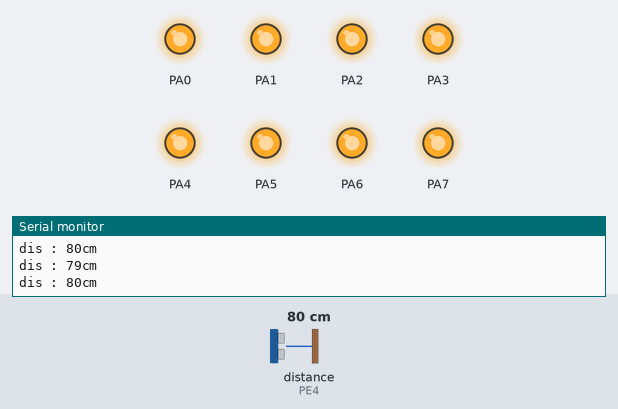
Simulated run of this program. Board: ATmega128, built with avr-gcc and emulated at 16 MHz. On the bench: output pins drawn as LEDs (lit = HIGH), the last lines printed to the serial monitor. Wiring (inferred from the names in the program): ultrasonic range finder: trigger PG4; echo PE4. Dashed ring = blinking. The inputs (shaded band) are chosen by the test bench; at power-on: distance to the obstacle (sensor on PE4) 80 cm. The echo pulse lasts 58.3 µs per cm; pins used as bus, display or sensor lines are not drawn.

Above: at 1.2 s.
1.3 s: distance to the obstacle (sensor on PE4) set to 2 cm
At 2.5 s:
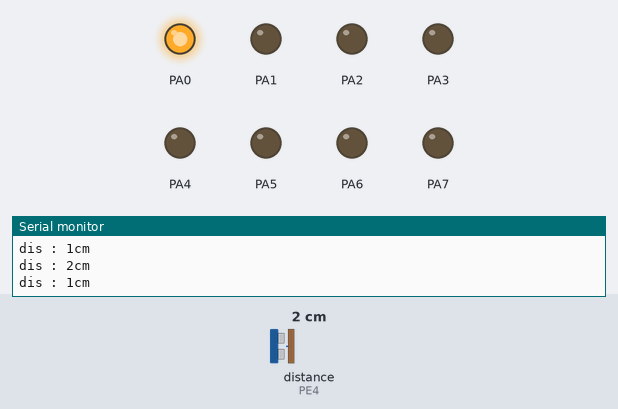
2.8 s: distance to the obstacle (sensor on PE4) set to 4 cm
At 3.4 s:
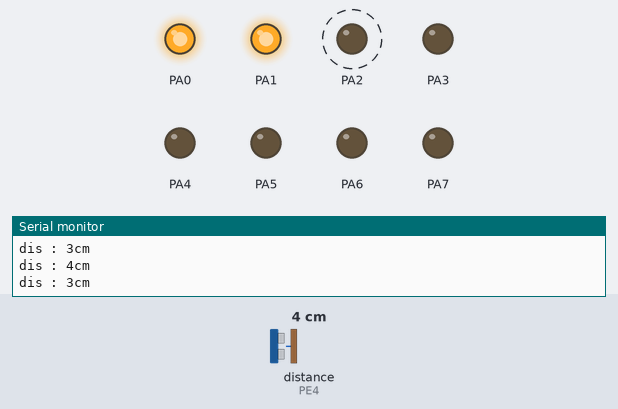
5.8 s: distance to the obstacle (sensor on PE4) set to 9 cm
At 7.0 s:
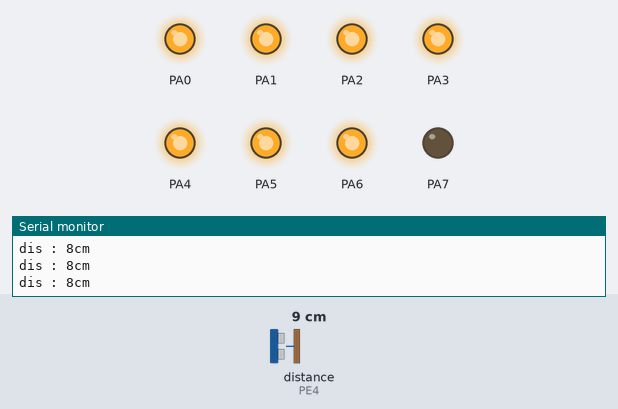
7.3 s: distance to the obstacle (sensor on PE4) set to 3 cm
At 7.8 s:
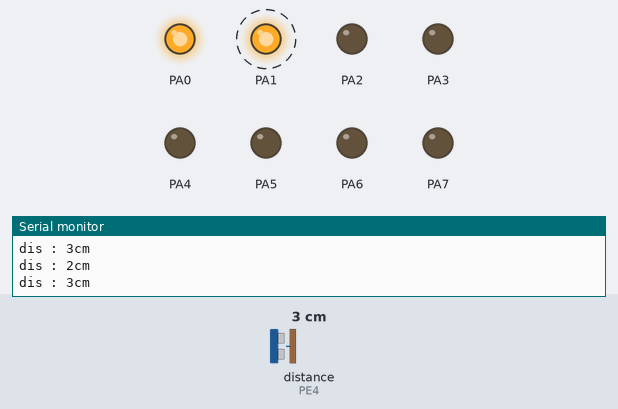
10.3 s: distance to the obstacle (sensor on PE4) set to 8 cm
At 11.5 s:
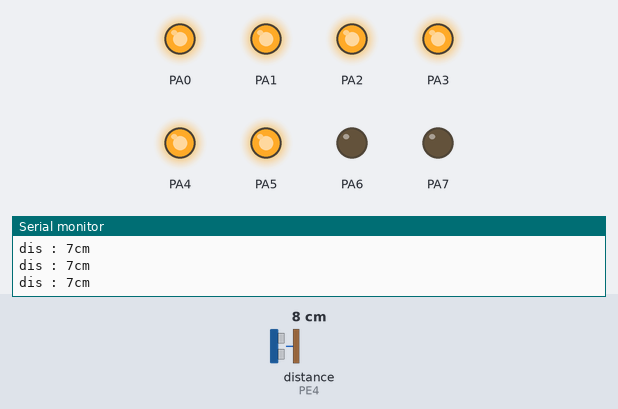
11.8 s: distance to the obstacle (sensor on PE4) set to 35 cm
At 12.8 s:
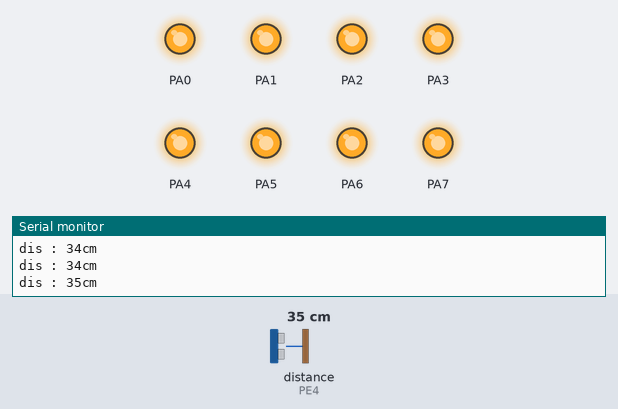
Timing chart, 0 to 14.3 s (numbered marks = the images above; inputs shaded):
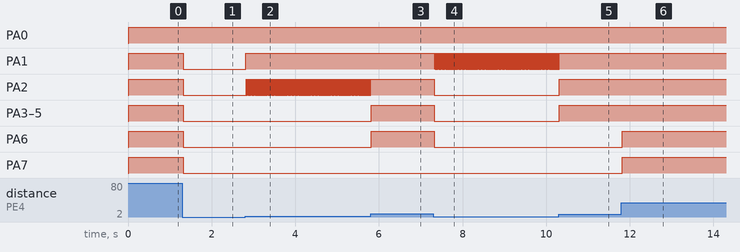

Measured:
- after the input at 1.3 s, PA1–7: HIGH → LOW at once
- after the input at 2.8 s, PA1: LOW → HIGH at once; PA2: alternates HIGH for 0.01 s and LOW for 0.01 s, starting at once
- after the input at 5.8 s, PA2: goes on until 5.8 s, then stays HIGH; PA3–6: LOW → HIGH at once
- after the input at 7.3 s, PA1: alternates HIGH for 0.01 s and LOW for 0.01 s, starting at once; PA2–6: HIGH → LOW at once
- after the input at 10.3 s, PA1: goes on until 10.3 s, then stays HIGH; PA2–5: LOW → HIGH at once
- after the input at 11.8 s, PA6, PA7: LOW → HIGH at once

The program:

main.c
```c
/*
 * 05.UART.c
 *
 * Created: 2026-06-15 오전 11:36:36
 * Author : kccistc
 */


#define F_CPU 16000000UL
#include <avr/io.h>
#include <util/delay.h>
#include <avr/interrupt.h>  //sei 등의 함수
#include <stdio.h>
extern void make_trigger(void);
extern int led_main(void);
extern void UART0_transmit(uint8_t data);
extern void init_uart0(void);
extern void init_led(void);
void init_timer0(void);
extern volatile char scm[50];
extern void pc_command_processing(void);
extern void init_ultrasonic(void);
extern void ultrasonic_processing(void);
FILE OUTPUT = FDEV_SETUP_STREAM(UART0_transmit, NULL, _FDEV_SETUP_WRITE);

volatile uint32_t msec_count = 0; //volatile 최적화 방지
volatile int ultrasonic_check_time = 0;

/*
ISR(Interrupt Service Routine) : 인터럽트 처리함수 ISR로 시작
TIMER0_OVF_vect : Timer 0 Overflow INT 가 발생되면 이곳으로 진입함
250개의 펄스를 count (1ms) 하면 이곳으로 자동 진입한다
ISR은 가능한 짧게 작성한다
*/

ISR(TIMER0_OVF_vect) //타이머0의 오버플로우 인터럽트 함수
{
	TCNT0 = 6; //한번 인터럽트 하고나면 TCNT0가 0이 되므로 재정의
	msec_count++; //1ms count
	ultrasonic_check_time++;
}

int main(void)
{
	init_led();
	init_timer0();
	init_uart0();
	init_ultrasonic();

	stdout = &OUTPUT; //printf가 동작 할 수 있도록 stdout를 설정
	sei(); //전역(대문) inturrupt 허용


	make_trigger();

//	led_main();

	while (1)
    {
		//pc_command_processing();
		ultrasonic_processing();
    }
}


/*
1.timer0을 초기화 한다.
AVR에서 8bit timer 0/2 두개가 있는데, 0번을 초기화 한다.
임베디드 쪽에서 가장 신경써야할 부분이 초기화 하는것이다.
초기화가 잘못되면 이후가 다 꼬인다.

2.8bit를 가지고 1ms를 측정하는 timer/counter를 만들고자 한다.
 2.1 분주비 설정 (64분주)
     16000000Hz /64 ==> 250,000Hz
 2.2 1주기가 잡아먹는 시간 계산
	 T = 1/f = 1/250,000 ==> 0.000004sec (4us) ==> 0.004ms
 2.3 8bit 가지고 count 하는 시간을 계산 (8bit timer OV(Overflow))
     0.004ms x 256개 ==>  0.001024 sec (1.024ms)
	 0.004ms X 250개 ==> 0.001sec(1ms)
*/

void init_timer0(void){

	TCNT0 = 6;  //TCNT0 6~256 : 250개 펄스 count 하기 위해

	TCCR0 |= 1 << CS02 | 0 << CS01 | 0 << CS00; //64분주
	TIMSK |= 1 << TOIE0; //TIMER0 Overflow INT
	//sei(); // 전역(대문)interrupt 허용
}
```

button.c
```c
/*
 * button.c
 *
 * Created: 2026-06-10 오후 1:25:20
 *  Author: user
 */

#include "button.h"

void init_button(void);
int get_button(int button_num, int button_pin);

// 버튼 초기화 방향설정(입력)
void init_button(void)
{
	BUTTON_DDR &= ~(1 << BUTTON0PIN | 1 << BUTTON1PIN | 1 << BUTTON2PIN | 1 << BUTTON3PIN);
	// BUTTON_DDR &= 0xf0;
	// BUTTON_DDR &= 0x0f
}

// 예) BUTTON0 3
//    button을 눌렀다 떼면 : 1을 리턴
//          이 idle 상태 : 0을 리턴

int get_button(int button_num, int button_pin)
{
	static unsigned char button_status[BUTTON_NUMBER] =
	{
		BUTTON_RELEASE,BUTTON_RELEASE,BUTTON_RELEASE,BUTTON_RELEASE
	};
	// static 지역변수에 static을 선언하면 함수를 빠져나와 다시 들어가도 이전값유지
	int current_state;

	// 1. button을 읽는다.
	current_state = BUTTON_PIN & (1 << button_pin);
	// 2. 버튼 상태 check
	if (current_state  && button_status[button_num] == BUTTON_RELEASE)  // 버튼이 처음 눌려진 상태
	{
		_delay_ms(15);  // noise가 지나가기를 기다린다.
		button_status[button_num] =BUTTON_PRESS;
		return 0;     // 아직은 완전히 눌렀다 뗀 상태가 아니다.
	}
	else if (button_status[button_num] == BUTTON_PRESS && current_state == BUTTON_RELEASE)
	{  // 버튼이 이전에 눌려진 상태였으며 지금은 떼어진 상태
		button_status[button_num] = BUTTON_RELEASE;   // 다음 버튼을 체크 하기 위하여 초기화
		_delay_ms(15);  // noise가 지나가기를 기다린다.
		return 1;   // 완전히 1번 눌렀다 뗀 상태로 인정 한다.
	}

	return 0;   // 버튼이 open 상태 이다.
}
```

button.h
```c
/*
 * button.h
 *
 * Created: 2026-06-10 오전 11:45:01
 *  Author: user
 */

#define F_CPU 16000000UL  //16MHz
#include <avr/io.h>  // PORTA PORTB PORTD... IO관련 reg가 들어 있다.
#include <util/delay.h>  // _delay_ms _delay_us 등

#define  BUTTON_DDR  DDRD
#define  BUTTON_PIN  PIND   // PORTD를 읽는 register 5v:1  0v:0

#define  BUTTON0PIN 3    // PORTD.4
#define  BUTTON1PIN 4    // PORTD.5
#define  BUTTON2PIN 5    // PORTD.6
#define  BUTTON3PIN 6    // PORTD.7

#define  BUTTON0   0   // PORTD.3의 가상 index (sw번호)
#define  BUTTON1   1   // PORTD.4의 가상 index (sw번호)
#define  BUTTON2   2   // PORTD.5의 가상 index (sw번호)
#define  BUTTON3   3   // PORTD.6의 가상 index (sw번호)
#define  BUTTON_NUMBER  4   // 버튼 갯수

#define  BUTTON_PRESS  1      // 버튼을 누르면 high (active-high)
#define  BUTTON_RELEASE 0     // 버튼을 뗀 상태 (low)
```

led.c
```c
/*
 * led.c
 *
 * Created: 2026-06-10 오후 3:10:22
 *  Author: user
 */

#include "led.h"
void init_led(void);
void led_all_on(void);
void led_all_off(void);
void led_shift_left_on(void);
void led_shift_right_on(void);
int led_main(void);
void led_shift_right_keep_on(void);
void led_shift_left_keep_on(void);
void led_flower_on(void);
void led_flower_off(void);

#define  FUNC_SU 6
extern volatile uint32_t msec_count ;
int func_state = 0;

void (*fp[]) () =
{
	led_shift_left_on, //func_state = 0
	led_shift_right_on, //1
	led_shift_left_keep_on, //2
	//led_all_off, //3
	led_shift_right_keep_on, //3
	//led_all_off, //5
	led_flower_on, //4
	led_flower_off //func_state = 5
};

int led_main(void){

//	uint8_t led_toggle = 0;
	init_led();
	led_all_off();
	while(1)
	{
#if 1

	fp[func_state] ();

#else
		if(msec_count >= 500) //500ms  if(msec_count == 500)
		{
		msec_count = 0;
		led_toggle = !led_toggle;
		if(led_toggle){
			led_all_on();
			}
		else led_all_off();

	}
#endif

       /*led_shift_left_keep_on();
		led_all_off();
		led_shift_right_keep_on();
		led_all_off();
		*/
/*	   led_flower_on();

	   led_flower_off();
	   */

	}
	return 0;
}

void init_led(void)
{
	DDRA=0xff;  // PORTA 를 출력 모드로 설정
	PORTA=0x00;  // PORTA에 물려있는 led를 all off
}

void led_all_on(void)
{
	PORTA=0xff;
}

void led_all_off(void)
{
	PORTA=0x00;
	func_state = (func_state + 1) % FUNC_SU;
}


void led_shift_left_on() {
#if 1

	static int i = 0;

	if(msec_count >=100)
	{
		msec_count = 0;
		*(unsigned char*)0x3B = 1 << i;
		i = (i + 1) % 8;
// 		if ((i = (i + 1) % 8) == 0)
// 		func_state = (func_state + 1) % FUNC_SU; //다음 실행할 func 으로 jump
	}


#endif
#if 0

	static int i = 0;

	*(unsigned char*)0x3B = 1 << i;
	_delay_ms(30);
	i = (i + 1) % 8;

/*	for (int i = 0; i < 8; i++) {
		*(unsigned char*)0x3B = 1 << i;
		_delay_ms(30);
*/
	}
#endif
}


void led_shift_right_on() {
#if 1

	static int i = 0;
	if(msec_count >=100)
	{
		msec_count = 0;
		*(unsigned char*)0x3B = 0x80 >> i;
		i = (i + 1) % 8;
// 		if ((i = (i + 1) % 8) == 0)
// 		func_state = (func_state + 1) % FUNC_SU; //다음 실행할 func 으로 jump
// 	}
	// *(unsigned char*)0x3B = 1 << (7 - i);
                 }

#else

	for (int i = 0; i < 8; i++) {
		*(unsigned char*)0x3B = 1 << (7 - i);
		_delay_ms(30);
	}
#endif
}

void led_shift_left_keep_on(){

		static int i = 0;
		if(msec_count >=100){
		msec_count = 0;
		*(unsigned char*)0x3B |= 1 << i;
		if ((i = (i + 1) % 8) == 0)
		func_state = (func_state + 1) % FUNC_SU; //다음 실행할 func 으로 jump
				}
		}


void led_shift_right_keep_on(){
			static int i = 0;
			if(msec_count >=100){
				msec_count = 0;
				*(unsigned char*)0x3B |= 0x80 >> i;
				if ((i = (i + 1) % 8) == 0)
				func_state = (func_state + 1) % FUNC_SU; //다음 실행할 func 으로 jump
			}
}

void led_flower_on(){
		static int i = 0;
		if(msec_count >=100){
		msec_count = 0;
		*(unsigned char*)0x3B |= (1 << (3 - i) | 1 << (4 + i));
		if ((i = (i + 1) % 8) == 0)
		func_state = (func_state + 1) % FUNC_SU; //다음 실행할 func 으로 jump
				}
}
	/*
	PORTA |= (1<<4) | (1<<3); _delay_ms(300);
	PORTA |= (1<<5) | (1<<2); _delay_ms(300);
	PORTA |= (1<<6) | (1<<1); _delay_ms(300);
	PORTA |= (1<<7) | (1<<0); _delay_ms(300);
*/


void led_flower_off(){

		static int i = 0;
		if(msec_count >=100){
		msec_count = 0;
		*(unsigned char*)0x3B &= ~(1 << (0 + i) | 1 << (7 - i));
		if ((i = (i + 1) % 8) == 0)
		func_state = (func_state + 1) % FUNC_SU; //다음 실행할 func 으로 jump
		}
}
	/*	PORTA &= ~((1<<7) | (1<<0)); _delay_ms(300);
	PORTA &= ~((1<<6) | (1<<1)); _delay_ms(300);
	PORTA &= ~((1<<5) | (1<<2)); _delay_ms(300);
	PORTA &= ~((1<<4) | (1<<3)); _delay_ms(300);
*/
```

led.h
```c
/*
 * led.h
 *
 * Created: 2026-06-10 오후 3:09:22
 *  Author: user
 */


#ifndef LED_H_
#define LED_H_
#define F_CPU 16000000UL  // 16MHz
#include <avr/io.h>  // PORTA PORTB PORTD... IO관련 reg가 들어 있다.
#include <util/delay.h>  // _delay_ms _delay_us 등

#endif /* LED_H_ */
```

uart0.c
```c
/*
 * uart0.c
 *
 * Created: 2026-06-16 오전 9:57:51
 *  Author: kccistc
 */

#include "uart0.h"
#include <stdio.h>
void init_uart0(void);
void UART0_transmit(uint8_t data);
/*
	1. 전송속도 : 9600bps
	2. start/stop 설정
	3. RX(수신) : interrupt로 설정
*/
extern int func_state;
extern void (*fp[]) ();
//p278 참고 표: 12-3
//PC로 부터 1byte가 들어오면 자동적으로 이곳으로 진입
//ex) led_all_on\n 이면 11번 이곳으로 진입

void pc_command_processing(void);

ISR(USART0_RX_vect)
{
	volatile uint8_t data;
	volatile static int i = 0;

	data = UDR0; //hw적으로 data에 복사되는 순간 UDR0는 null

	if(data == '\n' || data == '\r')
	{
		if((rear+1)% QUEUE_SIZE == front % QUEUE_SIZE){ //queue full 상태
		return;
		}//queue full 상태

		rx_buff[rear][i] = '\0';
		i = 0; //다음 string을 저장하기 위해서i를 0으로 만든다
		rear = (rear + 1) % QUEUE_SIZE; //0~9
	}
	else
	{
		if((rear+1)% QUEUE_SIZE == front % QUEUE_SIZE){ //queue full 상태
		return;
		}
		rx_buff[rear][i++] = data;
	}
}

void init_uart0(void){

	//1.전송속도 : 9600bps
	UBRR0H = 0x00;
	UBRR0L = 207; //9600BPS 표 8-9
	UCSR0A |= 1 << U2X0; //2배속 설정(sampling 8)
	//UART0를 송수신 다 가능하고 RX INT가 가능하도록 설정
	UCSR0B |= 1 << RXEN0 | 1 << TXEN0 | 1 << RXCIE0;
}

//UART0로 1byte를 전송하는 함수
void UART0_transmit(uint8_t data)
{
	while(!(UCSR0A & 1 << UDRE0)) // data가 송신중이면 송신이 끝날때 까지 기다림(비어있는지 확인하는 작업)
	; //No operation
	UDR0 = data; //HW전송 register에 data를 송신한다.
}

void pc_command_processing(void){

if (front != rear) //data가 rx_buff에 존재하는지 check
{
	printf("%s", rx_buff[front]); //&rx_buff[front][0]


	if (strncmp((char *)rx_buff[front], "led_shift_left_on", strlen("led_shift_left_on")) == 0) {
		func_state = 0;
	}
	else if (strncmp((char *)rx_buff[front], "led_shift_right_on", strlen("led_shift_right_on")) == 0) {
		func_state = 1;
	}
	else if (strncmp((char *)rx_buff[front], "led_shift_left_keep_on", strlen("led_shift_left_keep_on")) == 0) {
		func_state = 2;
	}
	else if (strncmp((char *)rx_buff[front], "led_shift_right_keep_on", strlen("led_shift_right_keep_on")) == 0) {
		func_state = 3;
	}
	else if (strncmp((char *)rx_buff[front], "flower_on", strlen("flower_on")) == 0) {
		func_state = 4;
	}
	else if (strncmp((char *)rx_buff[front], "flower_off", strlen("flower_off")) == 0) {
		func_state = 5;
	}
	front = (front + 1) % QUEUE_SIZE;
}
	fp[func_state]();
}
```

uart0.h
```c
/*
 * uart0.h
 *
 * Created: 2026-06-16 오전 9:57:39
 *  Author: kccistc
 */

#define F_CPU 16000000UL  // 16MHz
#include <avr/io.h>  // PORTA PORTB PORTD... IO관련 reg가 들어 있다.
#include <util/delay.h>  // _delay_ms _delay_us 등
#include <avr/interrupt.h>
#include <string.h>

#define QUEUE_SIZE 10
#define QUEUE_LENGTH 80
volatile int rear=0; // interrupt에서 queue에 data를 저장하는 위치값
volatile int front=0; // pc_command_processing에서 가져가는 위치값
volatile unsigned char rx_buff[QUEUE_SIZE][QUEUE_LENGTH];
```

ultrasonic.c
```c
/*
 * ultrasonic.c
 *
 * Created: 2026-06-17 오후 1:32:58
 *  Author: kccistc
 */

#include "ultrasonic.h"

#include <stdio.h>

extern volatile int ultrasonic_check_time;
volatile int ultrasonic_distance = 0;
volatile char scm[50];
void make_trigger(void);
void init_ultrasonic(void);
void ultrasonic_processing(void);

volatile int edge=0;

//p.278 표 12-3
//INT4 : PE4 외부 INT4 초음파 센서 상승, 하강에지 발생시 이곳으로 진입
//결국 상승에지때 1번 들어오고 하강 에지때 1번씩 들어온다.
//0x000A
ISR(INT4_vect)
{
	//1. 상승 에지
	if(ECHO_PORT & (1 << ECHO_PIN))
	{
		TCNT1 = 0;
	}
	else	//2. 하강 에지
	{
		//TCNT1 : Timer count 1
		//ex) TNCT1이 10이 들어있다고 가정 해보자
		//15.625KHz의 1주기 : 64us
		// 0.000064sec * 10개 ==> 0.00064us(640us)
		//640us / 58(1cm이동 하는데 소요시간) : 11cm
		//1sec : 1000000us

		ultrasonic_distance = TCNT1 * 1000000.0 * 1024 / F_CPU;
		//--- 소요 시간을 cm로 환산
		sprintf((char*)scm, "dis : %dcm\n",ultrasonic_distance/58); //cm
		edge=1;

	}


}

void init_ultrasonic(void){

	TRIG_DDR |= 1 << TRIG_PIN;  //output mode로 설정
	ECHO_DDR &= ~(1 << ECHO_PIN);  //input mode로 설정

//p.289 표 12-6 /p.288 그림 12-8 참조
//0 1: 상승 에지 하강에지 둘다 INT를 띄우도록 요청한다
	EICRB |= 0 << ISC41 | 1 << ISC40;
//16bit timer/counter 1번을 사용하기로 하자
//timer int를 사용하지 않는댜.
//16bit timer1 16bit로 표시할수있는 최대값(65535)max : 0xffff
//16MHz/1024 분주 : 16000000Hz/1024 --> 15625Hz --> 15.625KHz
//1주기(1개의 필수 소요시간) : T=1/f 1/15625 --> 0,000064sec ==>64us
//분주비 1024 설정 p.318 표 14-1
	TCCR1B |= 1 << CS12 | 1 << CS10; //1024분주

	//----- EINT4 설정 ------
//p 287 그림 12-6

	EIMSK |= 1 << INT4; //외부 INT4(ECHO핀)
}

void make_trigger(void){

	TRIG_PORT &= ~(1 << TRIG_PIN); //low로 만듦
	_delay_us(1);
	TRIG_PORT |= 1 << TRIG_PIN; //high로 만듦
	_delay_us(15); //규격에는 10us인데 reduancy로 15us
	TRIG_PORT &= ~(1 << TRIG_PIN); //low로 만듦

}


void ultrasonic_processing(void){

	if(edge == 1)
	{
		edge = 0;

		printf("%s", scm);


		make_trigger();
		int distance_cm = ultrasonic_distance / 58;

		if (distance_cm <= 2)
		{
			PORTA = 0b00000001;
		}
		else if (distance_cm <= 3)
		{
			PORTA = 0b00000011;
		}
		else if (distance_cm <= 4)
		{
			PORTA = 0b00000111;
		}
		else if (distance_cm <= 5)
		{
			PORTA = 0b00001111;
		}
		else if (distance_cm <= 6)
		{
			PORTA = 0b00011111;
		}
		else if (distance_cm <= 7)
		{
			PORTA = 0b00111111;
		}
		else if (distance_cm <= 10)
		{
			PORTA = 0b01111111;
		}
		else
		{
			PORTA = 0b11111111;
		}
	}
}
```

ultrasonic.h
```c
/*
 * ultrasonic.h
 *
 * Created: 2026-06-17 오후 1:32:39
 *  Author: kccistc
 */

#define F_CPU 16000000UL
#include <avr/io.h>
#include <util/delay.h>
#include <avr/interrupt.h>  //sei 등의 함수

#define TRIG_DDR DDRG
#define TRIG_PORT PORTG
#define TRIG_PIN 4

#define ECHO_DDR DDRE
#define ECHO_PORT PINE //extern INT 4
#define ECHO_PIN 4
```
